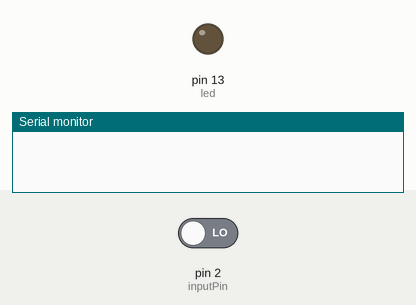
This sketch was run on a simulated Arduino Uno, built with avr-gcc and run on an emulated ATmega328P. Parts: output pins drawn as LEDs (lit = HIGH), the last lines printed to the serial monitor. The test bench sets the inputs (shaded band); at power-on: pin 2 (inputPin) LOW.

Above: at 1.2 s.
1.3 s: pin 2 (inputPin) driven HIGH
At 1.7 s:
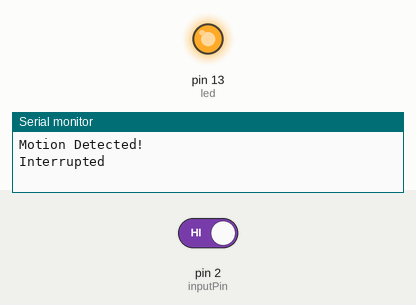
2.8 s: pin 2 (inputPin) driven LOW
At 4.1 s:
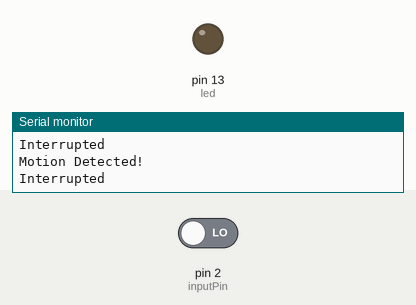
Timing chart, 0 to 5.8 s (numbered marks = the images above; inputs shaded):
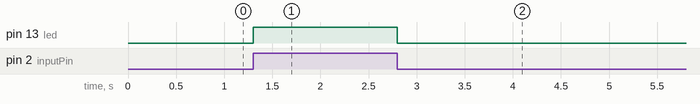

Measured:
- after the input at 1.3 s, pin 13 (led): LOW → HIGH at once
- after the input at 2.8 s, pin 13 (led): HIGH → LOW at once

The sketch:

Task_1.2P.ino
```cpp
int inputPin = 2;
int led = 13;
bool state = false;

void setup()
{
  Serial.begin(9600);
  pinMode(led,OUTPUT);
  pinMode(inputPin, INPUT);

  attachInterrupt(digitalPinToInterrupt(inputPin), swap, CHANGE);
}

void loop()
{
  delay(500);
}

void swap()
{
  state = !state;
  Serial.println("Motion Detected!");
  digitalWrite(LED_BUILTIN, state);
  Serial.println("Interrupted");
}
```
